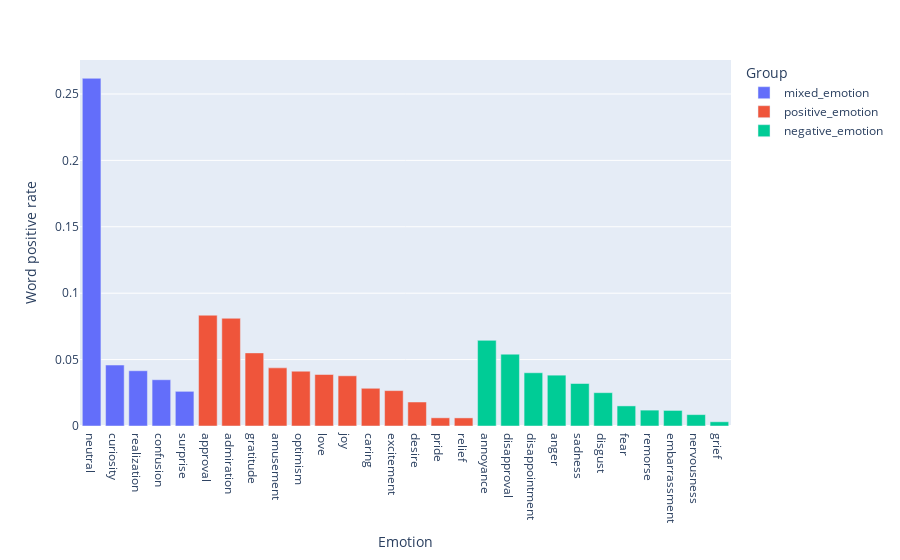

Notebook cell for this chart:
### Code cell
#bargraph of the word positive rate for each emoition
fig=px.bar(emotion_tpr,y='Word positive rate',x='emotion',color='group',orientation='v',labels={"emotion": "Emotion", "True positive rate": "True Positive Rate", "group": "Group"})
fig.show()

### Figure 1 — Plotly figure (JSON) as saved in the notebook; plotly's stock layout.template omitted (floating-point values rounded to 4 significant figures)
{"data": [{"alignmentgroup": "True", "hovertemplate": "Group=mixed_emotion<br>Emotion=%{x}<br>Word positive rate=%{y}<extra></extra>", "legendgroup": "mixed_emotion", "marker": {"color": "#636efa", "pattern": {"shape": ""}}, "name": "mixed_emotion", "offsetgroup": "mixed_emotion", "orientation": "v", "showlegend": true, "textposition": "auto", "type": "bar", "x": ["neutral", "curiosity", "realization", "confusion", "surprise"], "xaxis": "x", "y": [0.2618, 0.04588, 0.04159, 0.03484, 0.0261], "yaxis": "y"}, {"alignmentgroup": "True", "hovertemplate": "Group=positive_emotion<br>Emotion=%{x}<br>Word positive rate=%{y}<extra></extra>", "legendgroup": "positive_emotion", "marker": {"color": "#EF553B", "pattern": {"shape": ""}}, "name": "positive_emotion", "offsetgroup": "positive_emotion", "orientation": "v", "showlegend": true, "textposition": "auto", "type": "bar", "x": ["approval", "admiration", "gratitude", "amusement", "optimism", "love", "joy", "caring", "excitement", "desire", "pride", "relief"], "xaxis": "x", "y": [0.08342, 0.0811, 0.05504, 0.04377, 0.04126, 0.03878, 0.03779, 0.0284, 0.02665, 0.01807, 0.006164, 0.006102], "yaxis": "y"}, {"alignmentgroup": "True", "hovertemplate": "Group=negative_emotion<br>Emotion=%{x}<br>Word positive rate=%{y}<extra></extra>", "legendgroup": "negative_emotion", "marker": {"color": "#00cc96", "pattern": {"shape": ""}}, "name": "negative_emotion", "offsetgroup": "negative_emotion", "orientation": "v", "showlegend": true, "textposition": "auto", "type": "bar", "x": ["annoyance", "disapproval", "disappointment", "anger", "sadness", "disgust", "fear", "remorse", "embarrassment", "nervousness", "grief"], "xaxis": "x", "y": [0.06447, 0.05408, 0.04009, 0.03827, 0.03199, 0.0251, 0.01514, 0.01195, 0.01172, 0.008569, 0.003186], "yaxis": "y"}], "layout": {"barmode": "relative", "legend": {"title": {"text": "Group"}, "tracegroupgap": 0}, "margin": {"t": 60}, "xaxis": {"anchor": "y", "domain": [0, 1], "title": {"text": "Emotion"}}, "yaxis": {"anchor": "x", "domain": [0, 1], "title": {"text": "Word positive rate"}}}}
